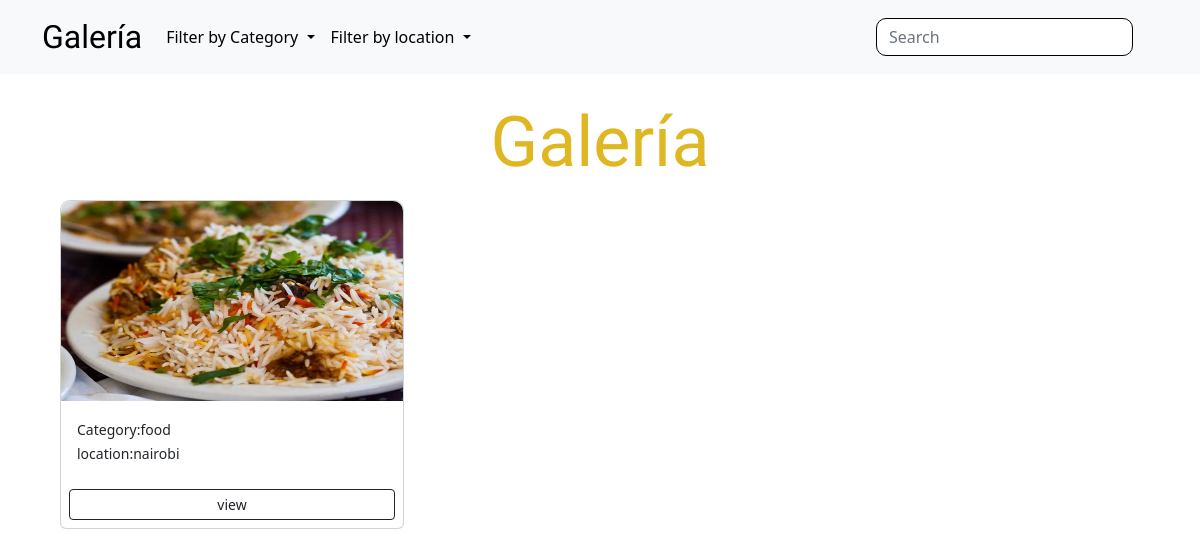
The page /?category=food on the database its author committed.
### gallery/models.py (models this page shows, shortened)
class Image(models.Model):
    image = models.ImageField(upload_to= 'media/', default='')
    name = models.CharField(max_length=20)
    description = models.CharField(max_length=255, null=False, blank=False)
    category = models.ForeignKey(Category, on_delete=models.SET_NULL, null=True)
    location =  models.ForeignKey(Location, on_delete=models.SET_NULL , null=True)
    def __str__(self):
        return self.description

class Category(models.Model):
    name = models.CharField(max_length=100, null=False, blank=False)

class Location(models.Model):
    name = models.CharField(max_length=100, null=False, blank=False)

### gallery/views.py (the view)
# urls.py: path('',views.gallery, name='gallery'),
def gallery(request):
    category = request.GET.get('category')
    if category == None:
        images = Image.get_images()
    else:
        images = Image.objects.filter(category__name=category)
        print(images)
    categories = Category.objects.all()
    locations = Location.objects.all()
    return render(request, 'gallery/gallery.html',{'images':images, 'categories':categories, 'category':category, locations:locations})

### gallery/templates/gallery/gallery.html (shortened to what this page needs)
{% extends 'gallery/base.html' %} {% block content %}
<div class="con-wrapper-fluid">
  <div class="title">
    <h1 style="text-align: center">Galería</h1>
  </div>
  <div class="container">
    <div class="row">
      {% for image in images %}
      <div class="col-s-6 col-md-4">
        <div class="card my-2">
          <img
            src="{{ image.image.url }}"
            class="image-thumbnail"
            alt="Card image cap"
          />
          <div class="card-body">
            <small>Category:{{image.category.name}}</small>
            <br />
            <small> location:{{image.location.name}}</small>
          </div>
          <a
            href="{% url 'photo' image.id %}"
            class="btn btn-outline-dark btn-sm m-2"
            >view</a
          >
        </div>
      </div>
      {% endfor %}
    </div>
  </div>
</div>
{% endblock %}

### gallery/static/css/global.css (style rules this page uses)
.image-thumbnail { height: 200px; color: dodgerblue; }

### gallery/templates/gallery/gallery.html (style rules this page uses)
.title { margin-top: 100px; }
h1 { font-family: "Grand Hotel", cursive; font-size: 70px; color: #dfb722; }
.card { border-top-left-radius: 10px; border-top-right-radius: 10px; }
.card img { border-top-left-radius: 10px; border-top-right-radius: 10px; }

### rows shown on the page
Image: image (picture), category.name "food", location.name "nairobi"
